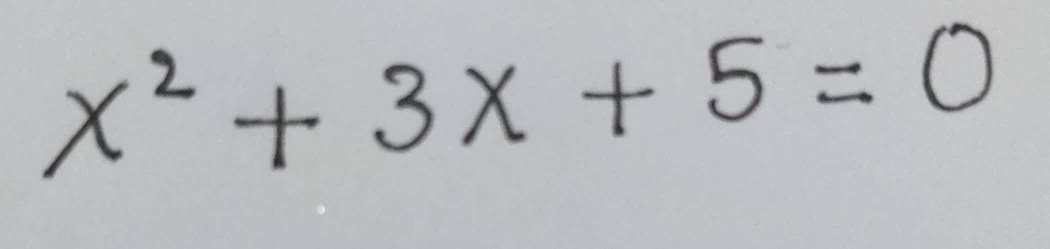
#> input picture input/input_1.jpeg, 2100 x 498 px (shown at 1/2 size)
$ python -i CharacterSegmentation.py   (imports and definitions only)
#> lines starting #> are read from the running program, lines starting #| are printed output that depends on the picture; after the words box and inside, x2 and y2 are one past the last pixel; in counts of white or black regions, pixels touching at a corner belong together; long printed decimals are rounded
# As a skeleton repo https://github.com/dishank-b/Character_Segmentation was used.
# But here a lot of refactoring, bug-fixing and new functionality was added
import cv2
import numpy as np
import matplotlib.pyplot as plt
import os
import sys

OUTPUT_DIR = './segmented/'

#------------------Functions------------------#

def line_array(array):
	list_x_upper = []
	list_x_lower = []
	for y in range(5, len(array) - 5):
		s_a, s_p = strtline(y, array)
		e_a, e_p = endline(y, array)
		if s_a >= 7 and s_p >= 5:
			list_x_upper.append(y)
		if e_a >= 5 and e_p >= 7:
			list_x_lower.append(y)

	return list_x_upper, list_x_lower

def strtline(y, array):
	count_ahead = 0
	count_prev = 0
	for i in array[y:y+10]:
		if i > 3:
			count_ahead += 1

	for i in array[y-10:y]:
		if i==0:
			count_prev += 1

	return count_ahead, count_prev

def endline(y, array):
	count_ahead = 0
	count_prev = 0
	for i in array[y:y+10]:
		if i==0:
			count_ahead += 1

	for i in array[y-10:y]:
		if i > 3:
			count_prev += 1

	return count_ahead, count_prev

def endline_word(y, array, a):
	count_ahead = 0
	count_prev = 0
	for i in array[y:y+2*a]:
		if i < 2:
			count_ahead+= 1
	for i in array[y-a:y]:
		if i > 2:
			count_prev += 1
	return count_prev ,count_ahead

def end_line_array(array, a):
	list_endlines = []
	for y in range(len(array)):
		e_p, e_a = endline_word(y, array, a)
		# print(e_p, e_a)
		if e_a >= int(1.5*a) and e_p >= int(0.7*a):
			list_endlines.append(y)
	return list_endlines

def refine_endword(array):
	refine_list = []
	for y in range(len(array)-1):
		if array[y]+1 < array[y+1]:
			refine_list.append(array[y])

	if len(array) != 0:
		refine_list.append(array[-1])
	return refine_list

def refine_array(array_upper, array_lower):
	upperlines = []
	lowerlines = []
	for y in range(len(array_upper)-1):
		if array_upper[y] + 5 < array_upper[y+1]:
			upperlines.append(array_upper[y]-10)
	for y in range(len(array_lower)-1):
		if array_lower[y] + 5 < array_lower[y+1]:
			lowerlines.append(array_lower[y]+10)

	upperlines.append(array_upper[-1]-10)
	lowerlines.append(array_lower[-1]+10)

	return upperlines, lowerlines

def letter_width(contours):
	letter_width_sum = 0
	count = 0
	for cnt in contours:
		if cv2.contourArea(cnt) > 20:
			x,y,w,h = cv2.boundingRect(cnt)
			letter_width_sum += w
			count += 1

	return letter_width_sum/count


def end_wrd_dtct(lines, i, bin_img, mean_lttr_width, total_width):
	count_y = np.zeros(shape = total_width)
	kernel = np.ones((5,5),np.uint8)
	final_thr = cv2.morphologyEx(bin_img, cv2.MORPH_CLOSE, kernel)
	for x in range(total_width):
		for y in range(lines[i][0],lines[i][1]):
			if bin_img[y][x] == 255:
				count_y[x] += 1

	end_lines = end_line_array(count_y, int(mean_lttr_width))
	endlines = refine_endword(end_lines)
	for x in endlines:
		final_thr[lines[i][0]:lines[i][1], x] = 255
	return endlines

def get_letter_rect(k, contours):
	"Helper function for properly identifying '=' symbol. OpenCV"
	"will treat 2 dashes of 'sign' as separate contours, thus this"
	"will help to identify and merge them into a single '=' contour"
	valid = True
	x,y,w,h = cv2.boundingRect(contours[k])
	for i in range(len(contours)):
		cnt = contours[i]
		if i == k:
			continue
		elif cv2.contourArea(cnt) < 50:
			continue

		x1,y1,w1,h1 = cv2.boundingRect(cnt)

		if abs(x1 + w1/2 - (x + w/2)) < 50:
			if y1 > y:
				h = abs(y - (y1 + h1))
				w = abs(x - (x1 + w1))
			else:
				valid = False
			break

	return (valid,x,y,w,h)

def letter_seg(lines_img, x_lines, i):
	copy_img = lines_img[i].copy()
	x_linescopy = x_lines[i].copy()

	letter_img = []
	letter_k = []

	contours, hierarchy = cv2.findContours(copy_img,cv2.RETR_EXTERNAL,cv2.CHAIN_APPROX_SIMPLE)
	for k in range(len(contours)):
		cnt = contours[k]
		if cv2.contourArea(cnt) < 50:
			continue

		valid,x,y,w,h = get_letter_rect(k, contours)
		if valid:
			letter_k.append((x,y,w,h))

	letter = sorted(letter_k, key=lambda student: student[0])
	# print(letter)

	word = 1
	letter_index = 0
	for e in range(len(letter)):
		if(letter[e][0]<x_linescopy[0]):
			letter_index += 1
			letter_img_tmp = lines_img[i][letter[e][1]-5:letter[e][1]+letter[e][3]+5,letter[e][0]-5:letter[e][0]+letter[e][2]+5]
			letter_img = letter_img_tmp#cv2.resize(letter_img_tmp, dsize =(28, 28), interpolation = cv2.INTER_AREA)
			cv2.imwrite(OUTPUT_DIR+str(i+1)+'_'+str(word)+'_'+str(letter_index)+'.jpg', 255-letter_img)
		else:
			x_linescopy.pop(0)
			word += 1
			letter_index = 1
			letter_img_tmp = lines_img[i][letter[e][1]-5:letter[e][1]+letter[e][3]+5,letter[e][0]-5:letter[e][0]+letter[e][2]+5]
			letter_img = cv2.resize(letter_img_tmp, dsize =(28, 28), interpolation = cv2.INTER_AREA)
			cv2.imwrite(OUTPUT_DIR+str(i+1)+'_'+str(word)+'_'+str(letter_index)+'.jpg', 255-letter_img)
			# print(letter[e][0],x_linescopy[0], word)


#------------------/Functions-----------------#

def image_segmentation(filepath):
	# -------------Thresholding Image--------------#
#> called with filepath = 'input/input_1.jpeg'
	print("\n........Program Initiated.......\n")
	src_img = cv2.imread(filepath, cv2.IMREAD_GRAYSCALE)
	orig_height, orig_width = src_img.shape

	print("\n Resizing Image........")
	width = 1320
	height = int(width * orig_height / orig_width)
	src_img = cv2.resize(src_img, dsize=(width, height), interpolation=cv2.INTER_AREA)
#> src_img: shape (313, 1320)

	print("#---------Image Info:--------#")
	print("\tHeight =", height, "\n\tWidth =", width)
#| 	Height = 313
#| 	Width = 1320
	print("#----------------------------#")
	print("Applying Adaptive Threshold with kernel :- 21 X 21")

	PIXEL_SET = 255
	kernel_size = 21
	normalized_mean = 20
	bin_img = cv2.adaptiveThreshold(src_img, PIXEL_SET, cv2.ADAPTIVE_THRESH_MEAN_C, cv2.THRESH_BINARY_INV, kernel_size,
									normalized_mean)
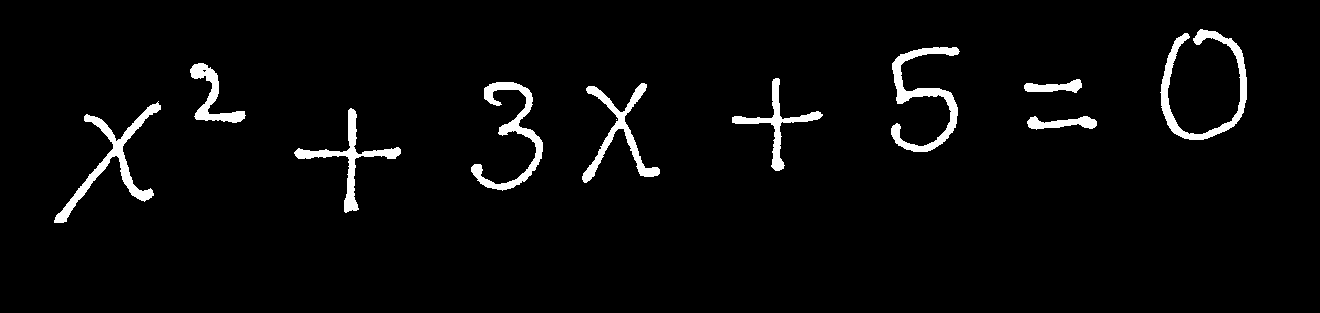
#> bin_img: shape (313, 1320); 3.5% white; 11 white regions (1 under 20 px), largest, box (x1, y1, x2, y2) and area: (1160, 29, 1247, 140) 2127, (54, 101, 161, 223) 2059, (891, 47, 960, 152) 2011

	print("Noise Removal From Image.........")
	kernel = cv2.getStructuringElement(cv2.MORPH_ELLIPSE, (3, 3))
	final_thr = cv2.morphologyEx(bin_img, cv2.MORPH_CLOSE, kernel)
#> final_thr: shape (313, 1320); 3.5% white; 10 white regions, largest, box (x1, y1, x2, y2) and area: (1160, 29, 1247, 140) 2133, (54, 101, 161, 223) 2074, (891, 47, 960, 152) 2018
	contr_retrival = final_thr.copy()

	# -------------/Thresholding Image-------------#

	# -------------Line Detection------------------#
	print("Beginning Character Semenation..............")
	count_x = np.zeros(shape=(height))
	for y in range(height):
		for x in range(width):
			if bin_img[y][x] == PIXEL_SET:
				count_x[y] += 1

	upper_lines, lower_lines = line_array(count_x)
	upperlines, lowerlines = refine_array(upper_lines, lower_lines)

	if len(upperlines) == len(lowerlines):
		lines = []
		for y in upperlines:
			final_thr[y][:] = PIXEL_SET
		for y in lowerlines:
			final_thr[y][:] = PIXEL_SET
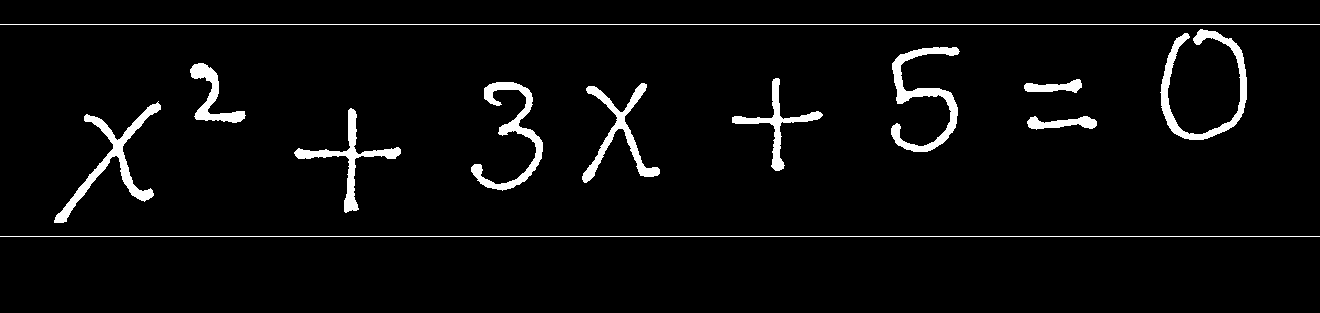
#> final_thr: shape (313, 1320); 4.1% white; 12 white regions
		for y in range(len(upperlines)):
			lines.append((upperlines[y], lowerlines[y]))
	else:
		print("Too much noise in image, unable to process.\nPlease try with another image. Ctrl-C to exit:- ")
		# showimages()
		k = cv2.waitKey(0)
		while 1:
			k = cv2.waitKey(0)
			if k & 0xFF == ord('q'):
				cv2.destroyAllWindows()
				exit()

	lines = np.array(lines)
	no_of_lines = len(lines)
	print("\nGiven Text has   # ", no_of_lines, " #   no. of lines")
#| Given Text has   #  1  #   no. of lines

	lines_img = []
	for i in range(no_of_lines):
		lines_img.append(bin_img[lines[i][0]:lines[i][1], :])
#> after the loop, lines_img = 1 item

	# -------------/Line Detection-----------------#

	# -------------Letter Width Calculation--------#

	contours, hierarchy = cv2.findContours(contr_retrival, cv2.RETR_EXTERNAL, cv2.CHAIN_APPROX_SIMPLE)
#> contours = 10 contours; largest, box (x1, y1, x2, y2) and area: (1160, 29, 1247, 140) 1854, (54, 101, 161, 223) 1844, (891, 47, 960, 152) 1766, (471, 82, 543, 191) 1574, (582, 83, 660, 183) 1420
	cv2.drawContours(src_img, contours, -1, (0, 255, 0), 1)
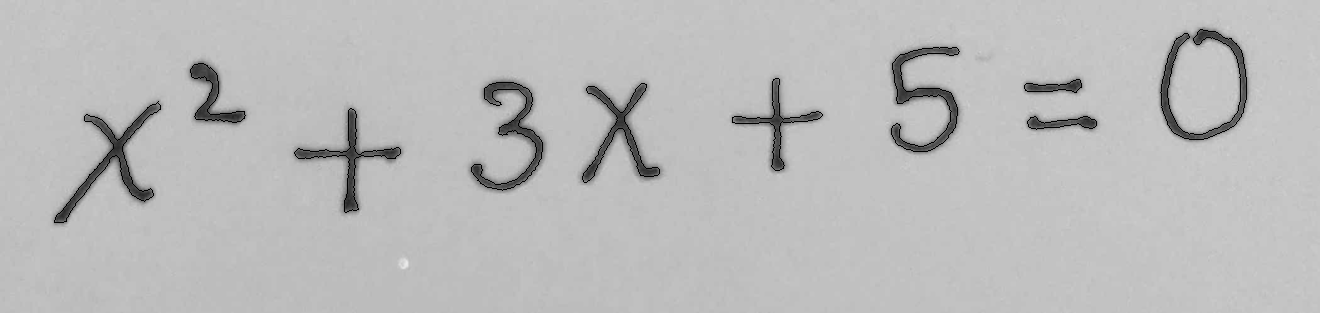
#> src_img: shape (313, 1320); min 0, max 236, mean 186.7

	mean_lttr_width = letter_width(contours)
#> the loop in letter_width, `for cnt in contours:` made 10 passes
#> (x, y, w, h, letter_width_sum) on passes 1 to 8: (1027, 116, 70, 14, 70), (294, 108, 107, 105, 177), (54, 101, 107, 122, 284), (582, 83, 78, 100, 362), (471, 82, 72, 109, 434), (1024, 79, 58, 14, 492), (732, 78, 91, 93, 583), (190, 63, 56, 60, 639)
#> after the loop in letter_width, `for cnt in contours:`: count = 10; letter_width_sum = 795
#> mean_lttr_width = 79.5
	print("\nAverage Width of Each Letter:- ", mean_lttr_width)
#| Average Width of Each Letter:-  79.5

	# -------------/Letter Width Calculation-------#

	# --------------Word Detection-----------------#
	x_lines = []

	for i in range(len(lines_img)):
		x_lines.append(end_wrd_dtct(lines, i, bin_img, mean_lttr_width, width))
#> this loop made 1 pass

	for i in range(len(x_lines)):
		x_lines[i].append(width)
#> this loop made 1 pass

	# -------------/Word Detection-----------------#

	# -------------Letter Segmentation-------------#

	for i in range(len(lines)):
		letter_seg(lines_img, x_lines, i)
#> this loop made 1 pass
#> pass 1, in letter_seg, `cv2.imwrite(OUTPUT_DIR+str(i+1)+'_'+str(word)+'_'+str(letter_index)+'...`:
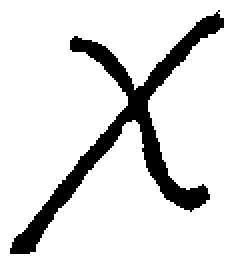
#> saved as 1_1_1.jpg: shape (132, 117) (shown 2 times larger); 86.7% white; 1 black region, box (x1, y1, x2, y2) and area: (5, 5, 112, 127) 2059
#> pass 1, in letter_seg, `cv2.imwrite(OUTPUT_DIR+str(i+1)+'_'+str(word)+'_'+str(letter_index)+'...`:
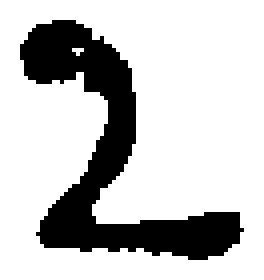
#> saved as 1_1_2.jpg: shape (70, 66) (shown 4 times larger); 77.5% white; 1 black region, box (x1, y1, x2, y2) and area: (5, 5, 61, 65) 1041
#> pass 1, in letter_seg, `cv2.imwrite(OUTPUT_DIR+str(i+1)+'_'+str(word)+'_'+str(letter_index)+'...`:
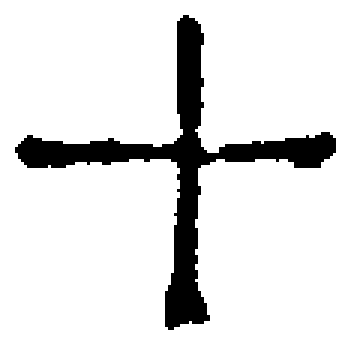
#> saved as 1_1_3.jpg: shape (115, 117) (shown 3 times larger); 88.6% white; 1 black region, box (x1, y1, x2, y2) and area: (5, 5, 112, 110) 1533

	# ------------\Letter Segmentation-------------#

	# -------------Character segmenting------------#

	contours, hierarchy = cv2.findContours(bin_img, cv2.RETR_EXTERNAL, cv2.CHAIN_APPROX_SIMPLE)
	for cnt in contours:
		if cv2.contourArea(cnt) > 20:
			x, y, w, h = cv2.boundingRect(cnt)
			cv2.rectangle(src_img, (x, y), (x + w, y + h), (0, 255, 0), 2)
#> this loop made 11 passes
#> cnt on pass 1: [[616, 119]]
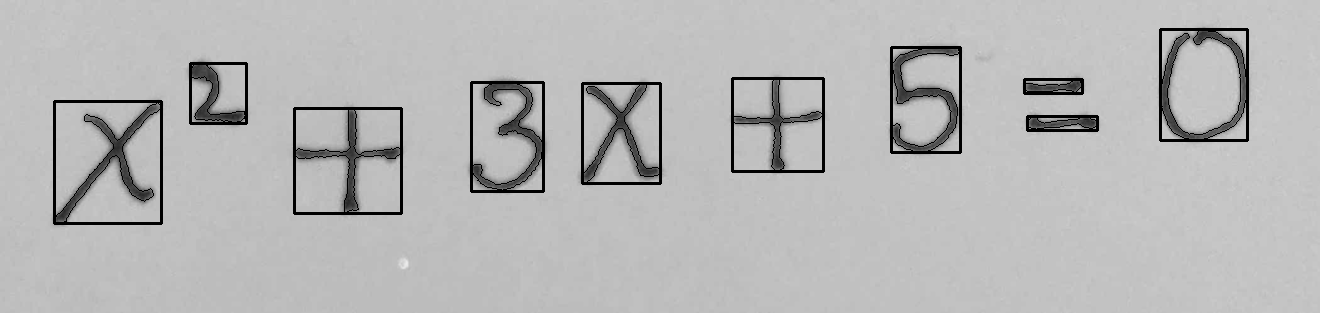
#> src_img: shape (313, 1320); 2.27% of pixels changed, all inside (x1, y1, x2, y2) = (53, 28, 1249, 225)

	# -------------/Character segmenting-----------#

>>> result = image_segmentation('input/input_1.jpeg')

$ run again, on input/nl_1.jpeg
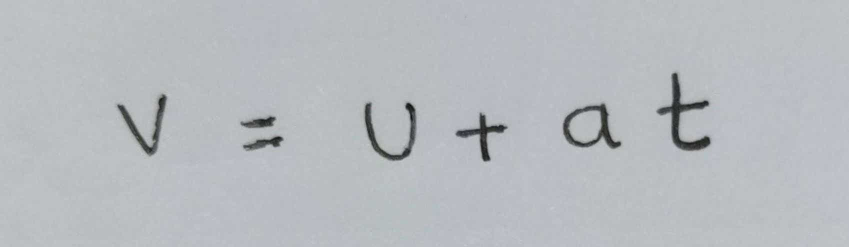
#> input picture input/nl_1.jpeg, 1697 x 494 px (shown at 1/2 size)
#| 	Height = 384
#| 	Width = 1320
#> bin_img: shape (384, 1320); 1.9% white; 7 white regions, largest, box (x1, y1, x2, y2) and area: (1021, 113, 1105, 234) 2320, (876, 161, 967, 231) 1817, (568, 159, 647, 249) 1719
#> after the loop in image_segmentation, `for y in lowerlines:`:
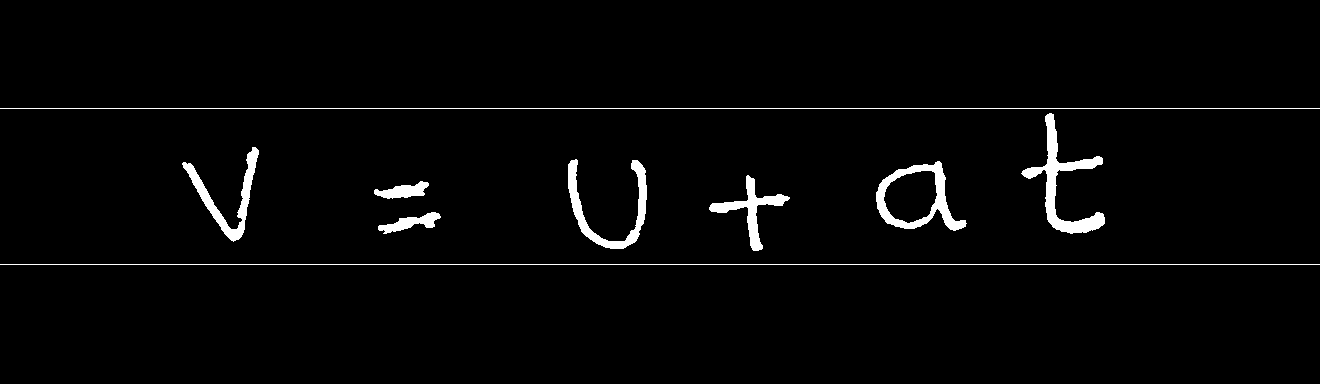
#> final_thr: shape (384, 1320); 2.5% white; 9 white regions
#| Given Text has   #  1  #   no. of lines
#> after the loop in image_segmentation, `for i in range(no_of_lines):`: lines_img = 1 item
#> contours = 7 contours; box (x1, y1, x2, y2) and area: (876, 161, 967, 231) 3762, (1021, 113, 1105, 234) 2096, (568, 159, 647, 249) 1517, (182, 147, 259, 242) 1352, (709, 175, 790, 251) 1152, (378, 212, 441, 234) 517, (374, 181, 429, 199) 486
#> the loop in letter_width, `for cnt in contours:` made 7 passes
#> (x, y, w, h, letter_width_sum) on passes 1 to 7: (378, 212, 63, 22, 63), (374, 181, 55, 18, 118), (709, 175, 81, 76, 199), (876, 161, 91, 70, 290), (568, 159, 79, 90, 369), (182, 147, 77, 95, 446), (1021, 113, 84, 121, 530)
#> after the loop in letter_width, `for cnt in contours:`: count = 7; letter_width_sum = 530
#> mean_lttr_width = 75.71
#| Average Width of Each Letter:-  75.714
#> the loop in image_segmentation, `for i in range(len(lines_img)):` made 1 pass
#> the loop in image_segmentation, `for i in range(len(x_lines)):` made 1 pass
#> the loop in image_segmentation, `for i in range(len(lines)):` made 1 pass
#> the loop in image_segmentation, `for cnt in contours:` made 7 passes
#> after the loop in image_segmentation, `for cnt in contours:`:
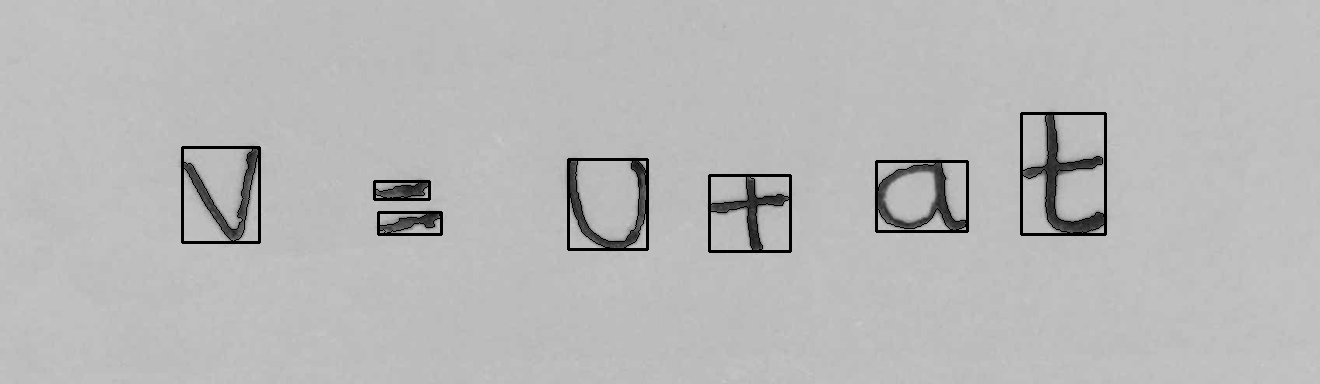
#> src_img: shape (384, 1320); min 0, max 203, mean 183.9

$ run again, on input/nl_2.jpeg
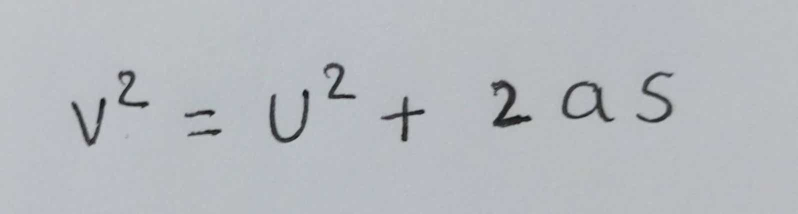
#> input picture input/nl_2.jpeg, 1595 x 428 px (shown at 1/2 size)
#| 	Height = 354
#| 	Width = 1320
#> bin_img: shape (354, 1320); 2.3% white; 11 white regions (1 under 20 px), largest, box (x1, y1, x2, y2) and area: (812, 133, 881, 210) 1658, (931, 135, 1018, 202) 1530, (446, 148, 511, 236) 1447
#> after the loop in image_segmentation, `for y in lowerlines:`:
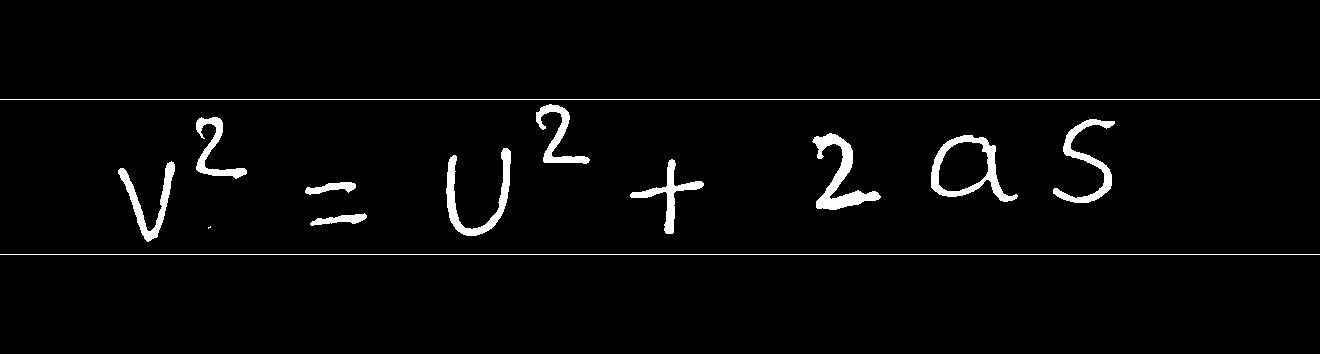
#> final_thr: shape (354, 1320); 2.8% white; 13 white regions (1 under 20 px)
#| Given Text has   #  1  #   no. of lines
#> after the loop in image_segmentation, `for i in range(no_of_lines):`: lines_img = 1 item
#> contours = 11 contours, 1 with area under 20; largest, box (x1, y1, x2, y2) and area: (931, 135, 1018, 202) 3294, (812, 133, 881, 210) 1506, (446, 148, 511, 236) 1264, (1053, 119, 1115, 203) 1096, (118, 161, 175, 242) 992
#> the loop in letter_width, `for cnt in contours:` made 11 passes
#> (x, y, w, h, letter_width_sum) on passes 2 to 9: (310, 213, 57, 13, 57), (305, 182, 51, 13, 108), (118, 161, 57, 81, 165), (630, 159, 74, 75, 239), (446, 148, 65, 88, 304), (931, 135, 87, 67, 391), (812, 133, 69, 77, 460), (1053, 119, 62, 84, 522)
#> after the loop in letter_width, `for cnt in contours:`: count = 10; letter_width_sum = 627
#> mean_lttr_width = 62.7
#| Average Width of Each Letter:-  62.7
#> the loop in image_segmentation, `for i in range(len(lines_img)):` made 1 pass
#> the loop in image_segmentation, `for i in range(len(x_lines)):` made 1 pass
#> the loop in image_segmentation, `for i in range(len(lines)):` made 1 pass
#> the loop in image_segmentation, `for cnt in contours:` made 11 passes
#> after the loop in image_segmentation, `for cnt in contours:`:
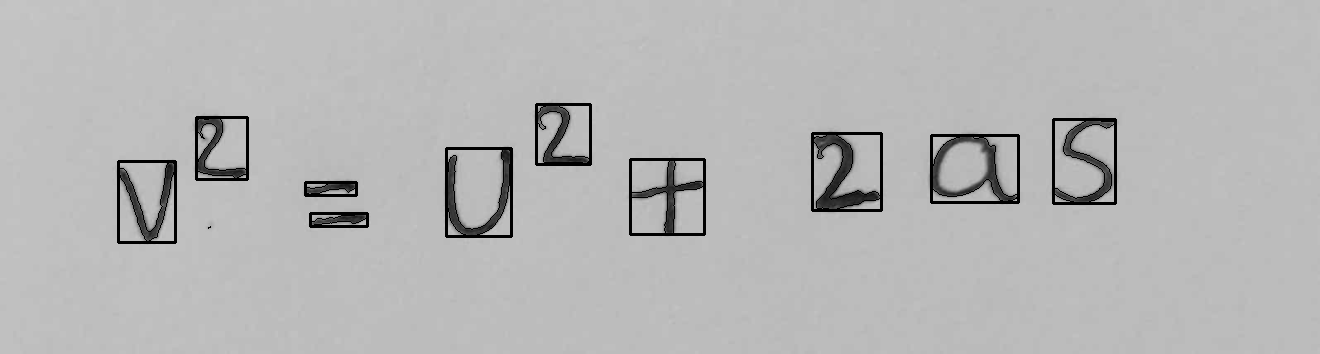
#> src_img: shape (354, 1320); min 0, max 199, mean 182.1
